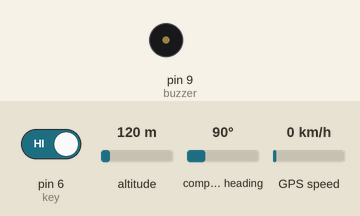
Simulated run of this sketch. Board: Arduino Uno, built with avr-gcc and run on an emulated ATmega328P. On the bench: buzzer (waves = sounding, pin HIGH). The test bench sets the inputs (shaded band); at power-on: pin 6 (key) HIGH, altitude 120 m, compass heading 90°, GPS speed 0 km/h. The GPS gets a fix after 3 s at 37.7749, -122.4194 with 8 satellites; the modem accepts every AT command (registered, SIM ready, sends succeed) and sends nothing else; what the sketch prints to the serial monitor is not drawn.

Above: at 9.2 s.
9.3 s: pin 6 (key) driven LOW
At 13.15 s:
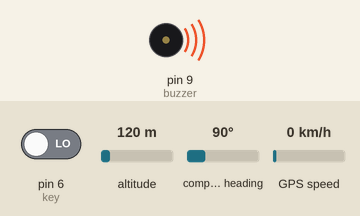
Timing chart, 0 to 14.8 s (numbered marks = the images above; inputs shaded):
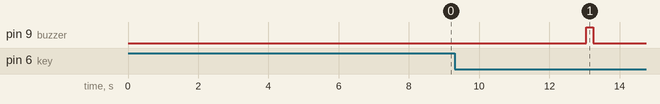

Measured:
- after the input at 9.3 s, pin 9 (buzzer): LOW → HIGH after 3.8 s, → LOW 0.20 s later

The sketch:

gps_gsm.ino
```cpp
/* Owner-
    Parv Narang
*/

#include <TinyGPS++.h>
#include <SoftwareSerial.h>
SoftwareSerial portOne(4,5);//RX  TX GPS
SoftwareSerial portTwo(2,3);//RX  TX GSM
TinyGPSPlus gps;
const int key      = 6;
const int buzzer   = 9;
double lat_val, lng_val, alt_m_val;
volatile float minutes, seconds;
volatile int degree, secs, mins;
char latitude[10],longitude[10],total_loc[22];
bool loc_valid, alt_valid, send_flag=0;

void setup()
{   Serial.begin(9600);portOne.begin(9600);portTwo.begin(9600);
    pinMode(key,INPUT_PULLUP);pinMode(buzzer,OUTPUT);
    digitalWrite(buzzer,LOW);gsm_init();
    Serial.println("GPS Initializing");
    Serial.print("  No GPS Range  ");
    Serial.println(" GPS Range Found ");
    Serial.println("  GPS is Ready  ");
}

void loop()
{   smartDelay(1000);
    unsigned long start;
    lat_val = gps.location.lat();
    loc_valid = gps.location.isValid();
    lng_val = gps.location.lng();
    alt_m_val = gps.altitude.meters();
    alt_valid = gps.altitude.isValid();
    if (!loc_valid)
    {   Serial.print("Latitude : ");
        Serial.println("*****");
        Serial.print("Longitude : ");
        Serial.println("*****");
        delay(4000);
    }
    else
    {   Serial.println("GPS READING: ");
        DegMinSec(lat_val);
        Serial.print("Latitude in Decimal Degrees : ");
        Serial.println(lat_val, 6);dtostrf(lat_val,2,6,latitude);
        DegMinSec(lng_val);
        Serial.print("Longitude in Decimal Degrees : ");
        Serial.println(lng_val, 6);dtostrf(lng_val,2,6,longitude);
        delay(4000);
    }
    if(digitalRead(key) == LOW)
    {   digitalWrite(buzzer,HIGH);delay(200);digitalWrite(buzzer,LOW);SendMessage();
        while(digitalRead(key)==LOW)delay(100);
    }
}
static void smartDelay(unsigned long ms)
{   unsigned long start = millis();
    do
    {   portOne.listen();
        while (portOne.available())
        gps.encode(portOne.read());
        if(digitalRead(key) == LOW){ms=0;}
    }
    while (millis() - start < ms);
}
void DegMinSec( double tot_val)
{   degree = (int)tot_val;
    minutes = tot_val - degree;
    seconds = 60 * minutes;
    minutes = (int)seconds;
    mins = (int)minutes;
    seconds = seconds - minutes;
    seconds = 60 * seconds;
    secs = (int)seconds;
}
/////////////////////////////////////////////////////////////////////
void gsm_init()
{   boolean at_flag=1,echo_flag=1,net_flag=1;
    Serial.println("GSM MODULE INIT.");
    Serial.println(" AT =           ");
    portTwo.listen();
    while(at_flag)
    {   portTwo.println("AT");Serial.println("AT");
        while(portTwo.available()>0)
        {   if(portTwo.find("OK"))at_flag=0,Serial.println("OK");
        }delay(2000);
    }
    Serial.println("ATE1 =          ");
    while(echo_flag)
    {   portTwo.println("ATE1");
        while(portTwo.available()>0)
        {   if(portTwo.find("OK"))echo_flag=0,Serial.println("OK");
        }delay(2000);
    }
}
void SendMessage()
{   Serial.println("MESSAGE SEND....");
    Serial.println("Ph.............."); //add the number
    portTwo.listen();
    Serial.println("AT+CMGF=1");
    portTwo.println("AT+CMGF=1");delay(1000);
    Serial.println("AT+CMGS=\"+91....\"\r");       //add the number
    portTwo.println("AT+CMGS=\"+91....\"\r");delay(1000);    //add the number
    Serial.println("****** EMERGENCY ******");
    portTwo.println("****** EMERGENCY ******");delay(100);
    Serial.println("Please check the location");
    portTwo.println("Please check the location");delay(100);
    if(loc_valid)
    {   for(int g=0;g<9;g++){total_loc[g]=latitude[g];}total_loc[9]=',';
        for(int h=0;h<10;h++){total_loc[10+h]=longitude[h];}
        Serial.print("http://maps.google.com/maps?&z=15&mrt=yp&t=k&q=");
        Serial.print(total_loc);delay(100);
        portTwo.print("http://maps.google.com/maps?&z=15&mrt=yp&t=k&q=");
        portTwo.print(total_loc);delay(100);
    }
    else
    {   Serial.print("Latitude:") ;Serial.println("---------");
        Serial.print("Longitude:");Serial.println("---------");
        portTwo.print("Latitude:") ;portTwo.println("---------");delay(100);
        portTwo.print("Longitude:");portTwo.println("---------");delay(100);
    }
    //////////////////////////////////////////////////////////////////////////////////////
    delay(100);portTwo.println((char)26);delay(100);send_flag=1;
    Serial.println("    SEND OK  OUT   ");
}
```
